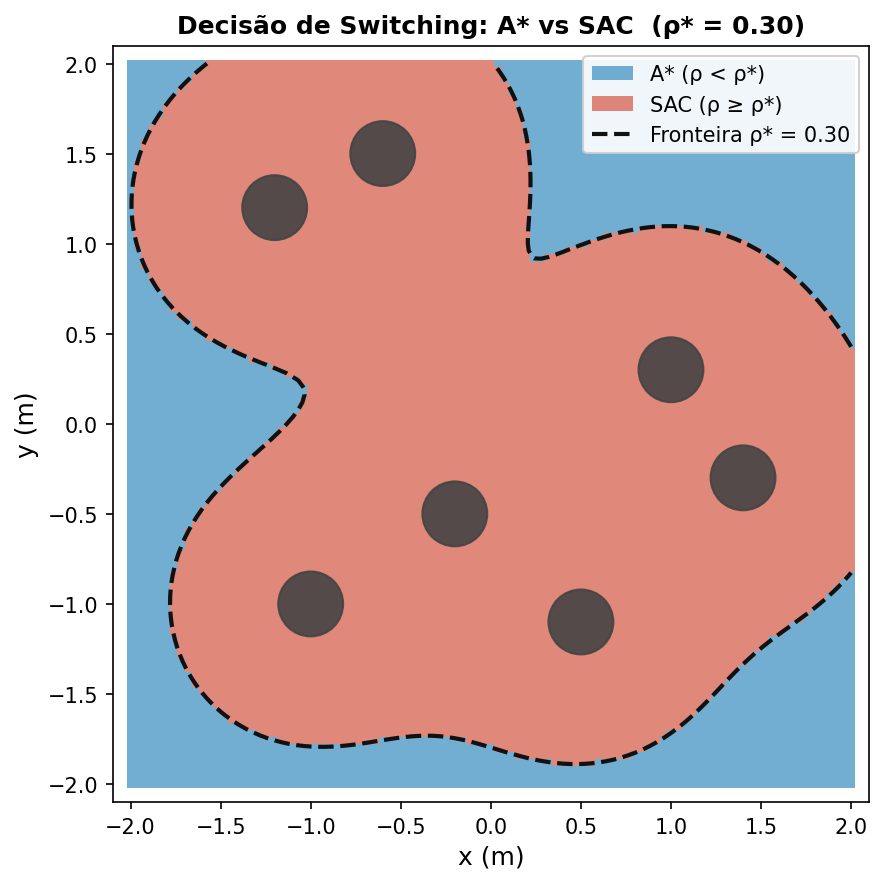
#> input picture paper/figs/switching_heatmap.png, 884 x 884 px
$ python annotate_gazebo_screenshot.py --input figs/switching_heatmap.png
#> lines starting #> are read from the running program, lines starting #| are printed output that depends on the picture
"""
Processa e anota screenshot do Gazebo para apresentação.

Uso:
    # Depois de salvar o screenshot em paper/figs/gazebo_screenshots/gz_raw.png:
    python3 paper/annotate_gazebo_screenshot.py

    # Com arquivo específico:
    python3 paper/annotate_gazebo_screenshot.py --input paper/figs/gazebo_screenshots/gz_raw.png

Saídas:
    paper/figs/gazebo_screenshots/gz_annotated.png  — anotado para apresentação
    paper/figs/gazebo_screenshots/gz_cropped.png    — só a arena recortada
    paper/figs/gazebo_screenshots/gz_panel.png      — painel 2×2 com legendas
"""

import argparse
import os
import sys

import matplotlib
matplotlib.use("Agg")
import matplotlib.image as mpimg
import matplotlib.pyplot as plt
import matplotlib.patches as mpatches
from matplotlib.lines import Line2D
import numpy as np

UFG_GREEN = "#006633"


def parse_args():
    p = argparse.ArgumentParser()
    p.add_argument("--input", default="paper/figs/gazebo_screenshots/gz_raw.png")
    p.add_argument("--out", default="paper/figs/gazebo_screenshots")
    # Região da arena na imagem (ajustar conforme o screenshot real)
    # crop: left, top, right, bottom em fração da imagem total
    p.add_argument("--crop-left",   type=float, default=0.19)
    p.add_argument("--crop-top",    type=float, default=0.12)
    p.add_argument("--crop-right",  type=float, default=0.99)
    p.add_argument("--crop-bottom", type=float, default=0.97)
    return p.parse_args()


def load_and_crop(path, cl, ct, cr, cb):
    img = mpimg.imread(path)
    h, w = img.shape[:2]
    y0, y1 = int(ct * h), int(cb * h)
    x0, x1 = int(cl * w), int(cr * w)
    return img, img[y0:y1, x0:x1]


def annotate_figure(img_full, img_crop, out_dir):
    os.makedirs(out_dir, exist_ok=True)

    # ── Figura 1: imagem completa com seta apontando para arena ──────────────
    fig, ax = plt.subplots(figsize=(12, 7), dpi=150)
    ax.imshow(img_full)
    ax.axis("off")
    h, w = img_full.shape[:2]
    # Anotação: arena
    ax.annotate("Arena de\nnavegação\n(4m × 4m)",
                xy=(w * 0.60, h * 0.50), xytext=(w * 0.30, h * 0.20),
                fontsize=12, color="white", fontweight="bold",
                arrowprops=dict(arrowstyle="->", color="white", lw=2),
                bbox=dict(boxstyle="round,pad=0.3", facecolor=UFG_GREEN, alpha=0.85))
    # Anotação: obstáculos
    ax.annotate("Obstáculos\ncilíndricos",
                xy=(w * 0.55, h * 0.35), xytext=(w * 0.75, h * 0.15),
                fontsize=11, color="white", fontweight="bold",
                arrowprops=dict(arrowstyle="->", color="yellow", lw=1.5),
                bbox=dict(boxstyle="round,pad=0.3", facecolor="#333333", alpha=0.85))
    # Anotação: robô (linhas LIDAR visíveis)
    ax.annotate("TurtleBot3 Waffle\n(linhas: LIDAR + vetor goal)",
                xy=(w * 0.53, h * 0.53), xytext=(w * 0.10, h * 0.75),
                fontsize=11, color="white", fontweight="bold",
                arrowprops=dict(arrowstyle="->", color="cyan", lw=1.5),
                bbox=dict(boxstyle="round,pad=0.3", facecolor="#003366", alpha=0.85))
    ax.set_title("TurtleBot3 Waffle navegando em Gazebo Classic\n(SAC treinando — visão top-down)",
                 fontsize=13, fontweight="bold", color=UFG_GREEN, pad=8)
    path1 = os.path.join(out_dir, "gz_annotated.png")
    fig.savefig(path1, dpi=150, bbox_inches="tight", facecolor="black")
    print(f"Salvo: {path1}")
    plt.close(fig)

    # ── Figura 2: só a arena recortada ───────────────────────────────────────
    fig, ax = plt.subplots(figsize=(6, 6), dpi=150)
    ax.imshow(img_crop)
    ax.axis("off")
    ax.set_title("Arena — dense_custom.world\n(7 obstáculos, TurtleBot3 Waffle)",
                 fontsize=11, fontweight="bold", pad=6)
    path2 = os.path.join(out_dir, "gz_cropped.png")
    fig.savefig(path2, dpi=150, bbox_inches="tight", facecolor="black")
    print(f"Salvo: {path2}")
    plt.close(fig)

    # ── Figura 3: painel 1×2 — Gazebo + heatmap switching ────────────────────
    heatmap_path = "paper/figs/switching_heatmap.png"
    if os.path.exists(heatmap_path):
        img_heat = mpimg.imread(heatmap_path)
        fig, axes = plt.subplots(1, 2, figsize=(13, 6), dpi=150,
                                 gridspec_kw={"wspace": 0.05})

        axes[0].imshow(img_crop)
        axes[0].axis("off")
        axes[0].set_title("Simulação real — Gazebo Classic", fontsize=12,
                           fontweight="bold", pad=6)

        axes[1].imshow(img_heat)
        axes[1].axis("off")
        axes[1].set_title("Decisão do switcher ρ*=0,30\n(azul=A*, vermelho=SAC)",
                           fontsize=12, fontweight="bold", pad=6)

        fig.suptitle("Do simulador ao critério adaptivo: ambiente real vs decisão espacial",
                     fontsize=13, fontweight="bold", color=UFG_GREEN, y=1.01)
        path3 = os.path.join(out_dir, "gz_vs_heatmap.png")
        fig.savefig(path3, dpi=150, bbox_inches="tight", facecolor="white")
        print(f"Salvo: {path3}")
        plt.close(fig)
    else:
        print("[WARN] switching_heatmap.png não encontrado — painel gz+heatmap não gerado")


def main():
    args = parse_args()

    if not os.path.exists(args.input):
        print(f"[ERRO] Screenshot não encontrado: {args.input}")
        print("Salve o screenshot do Gazebo em:", args.input)
        print("(Alt+Print Screen com a janela do Gazebo em foco → salvar como PNG)")
        sys.exit(1)

    print(f"Processando: {args.input}")
    img_full, img_crop = load_and_crop(
        args.input,
        args.crop_left, args.crop_top,
        args.crop_right, args.crop_bottom,
    )
#> in load_and_crop, img is the input picture: shape (884, 884, 4) float32; mean R, G, B, A 0.803, 0.691, 0.689, 1
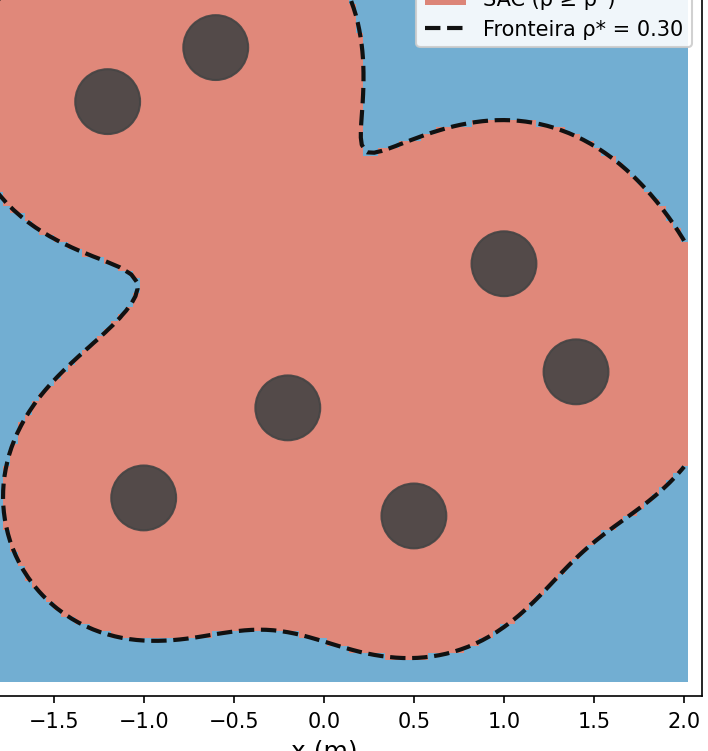
#> img_crop: shape (751, 708, 4) float32; mean of channels 0, 1, 2, 3 0.767, 0.602, 0.597, 1; drawn as R, G, B
    print(f"Imagem: {img_full.shape[1]}×{img_full.shape[0]} px → recorte {img_crop.shape[1]}×{img_crop.shape[0]} px")
#| Imagem: 884×884 px → recorte 708×751 px
    annotate_figure(img_full, img_crop, args.out)
#> in annotate_figure, `fig.savefig(path3, dpi=150, bbox_inches="tight", facecolor="white")`:
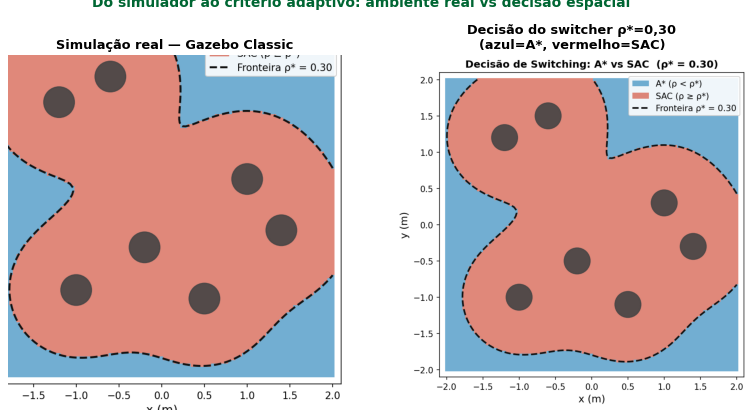
#> figure drawn by matplotlib, 2 panels
    print("\nPronto. Ajuste --crop-* se o recorte não ficou correto.")


if __name__ == "__main__":
    main()
